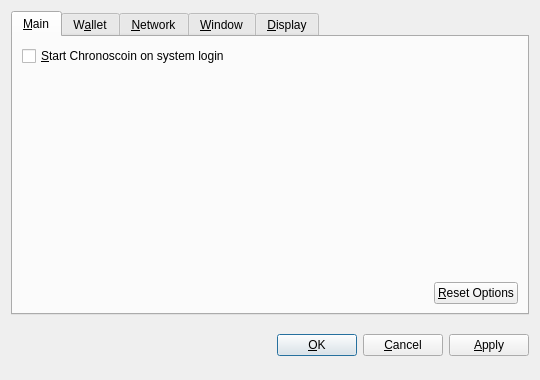
<?xml version="1.0" encoding="UTF-8"?>
<ui version="4.0">
 <class>OptionsDialog</class>
 <widget class="QDialog" name="OptionsDialog">
  <property name="geometry">
   <rect>
    <x>0</x>
    <y>0</y>
    <width>540</width>
    <height>380</height>
   </rect>
  </property>
  <property name="windowTitle">
   <string>Options</string>
  </property>
  <property name="modal">
   <bool>true</bool>
  </property>
  <layout class="QVBoxLayout" name="verticalLayout">
   <item>
    <widget class="QTabWidget" name="tabWidget">
     <property name="tabPosition">
      <enum>QTabWidget::North</enum>
     </property>
     <property name="currentIndex">
      <number>0</number>
     </property>
     <widget class="QWidget" name="tabMain">
      <attribute name="title">
       <string>&amp;Main</string>
      </attribute>
      <layout class="QVBoxLayout" name="verticalLayout_Main">
       <item>
        <widget class="QCheckBox" name="bitcoinAtStartup">
         <property name="toolTip">
          <string>Automatically start Chronoscoin after logging in to the system.</string>
         </property>
         <property name="text">
          <string>&amp;Start Chronoscoin on system login</string>
         </property>
        </widget>
       </item>
       <item>
        <spacer name="verticalSpacer_Main">
         <property name="orientation">
          <enum>Qt::Vertical</enum>
         </property>
         <property name="sizeHint" stdset="0">
          <size>
           <width>20</width>
           <height>40</height>
          </size>
         </property>
        </spacer>
       </item>
       <item>
        <layout class="QHBoxLayout" name="horizontalLayout_2_Main">
         <item>
          <spacer name="horizontalSpacer_2_Main">
           <property name="orientation">
            <enum>Qt::Horizontal</enum>
           </property>
           <property name="sizeHint" stdset="0">
            <size>
             <width>40</width>
             <height>20</height>
            </size>
           </property>
          </spacer>
         </item>
         <item>
          <widget class="QPushButton" name="resetButton">
           <property name="toolTip">
            <string>Reset all client options to default.</string>
           </property>
           <property name="text">
            <string>&amp;Reset Options</string>
           </property>
           <property name="autoDefault">
            <bool>false</bool>
           </property>
          </widget>
         </item>
        </layout>
       </item>
      </layout>
     </widget>
     <widget class="QWidget" name="tabWallet">
      <attribute name="title">
       <string>W&amp;allet</string>
      </attribute>
      <layout class="QVBoxLayout" name="verticalLayout_Network">
       <item>
        <widget class="QLabel" name="transactionFeeInfoLabel">
         <property name="text">
          <string>Optional transaction fee per kB that helps make sure your transactions are processed quickly. Most transactions are 1 kB.</string>
         </property>
         <property name="textFormat">
          <enum>Qt::PlainText</enum>
         </property>
         <property name="wordWrap">
          <bool>true</bool>
         </property>
        </widget>
       </item>
       <item>
        <layout class="QHBoxLayout" name="horizontalLayout_1_Main">
         <item>
          <widget class="QLabel" name="transactionFeeLabel">
           <property name="text">
            <string>Pay transaction &amp;fee</string>
           </property>
           <property name="textFormat">
            <enum>Qt::PlainText</enum>
           </property>
           <property name="buddy">
            <cstring>transactionFee</cstring>
           </property>
          </widget>
         </item>
         <item>
          <widget class="BitcoinAmountField" name="transactionFee"/>
         </item>
         <item>
          <spacer name="horizontalSpacer_1_Main">
           <property name="orientation">
            <enum>Qt::Horizontal</enum>
           </property>
           <property name="sizeHint" stdset="0">
            <size>
             <width>40</width>
             <height>20</height>
            </size>
           </property>
          </spacer>
         </item>
        </layout>
       </item>
       <item>
        <widget class="QLabel" name="label">
         <property name="text">
          <string>If you disable the spending of unconfirmed change, the change from a transaction cannot be used until that transaction has at least one confirmation. This also affects how your balance is computed.</string>
         </property>
         <property name="wordWrap">
          <bool>true</bool>
         </property>
        </widget>
       </item>
       <item>
        <widget class="QCheckBox" name="spendZeroConfChange">
         <property name="text">
          <string>Spend unconfirmed change  (experts only)</string>
         </property>
        </widget>
       </item>
       <item>
        <spacer name="verticalSpacer">
         <property name="orientation">
          <enum>Qt::Vertical</enum>
         </property>
         <property name="sizeHint" stdset="0">
          <size>
           <width>20</width>
           <height>40</height>
          </size>
         </property>
        </spacer>
       </item>
      </layout>
     </widget>
     <widget class="QWidget" name="tabNetwork">
      <attribute name="title">
       <string>&amp;Network</string>
      </attribute>
      <layout class="QVBoxLayout" name="verticalLayout_Network">
       <item>
        <widget class="QCheckBox" name="mapPortUpnp">
         <property name="toolTip">
          <string>Automatically open the Chronoscoin client port on the router. This only works when your router supports UPnP and it is enabled.</string>
         </property>
         <property name="text">
          <string>Map port using &amp;UPnP</string>
         </property>
        </widget>
       </item>
       <item>
        <widget class="QCheckBox" name="connectSocks">
         <property name="toolTip">
          <string>Connect to the Chronoscoin network through a SOCKS proxy (e.g. when connecting through Tor).</string>
         </property>
         <property name="text">
          <string>&amp;Connect through SOCKS proxy:</string>
         </property>
        </widget>
       </item>
       <item>
        <layout class="QHBoxLayout" name="horizontalLayout_Network">
         <item>
          <widget class="QLabel" name="proxyIpLabel">
           <property name="text">
            <string>Proxy &amp;IP:</string>
           </property>
           <property name="textFormat">
            <enum>Qt::PlainText</enum>
           </property>
           <property name="buddy">
            <cstring>proxyIp</cstring>
           </property>
          </widget>
         </item>
         <item>
          <widget class="QValidatedLineEdit" name="proxyIp">
           <property name="maximumSize">
            <size>
             <width>140</width>
             <height>16777215</height>
            </size>
           </property>
           <property name="toolTip">
            <string>IP address of the proxy (e.g. 127.0.0.1)</string>
           </property>
          </widget>
         </item>
         <item>
          <widget class="QLabel" name="proxyPortLabel">
           <property name="text">
            <string>&amp;Port:</string>
           </property>
           <property name="textFormat">
            <enum>Qt::PlainText</enum>
           </property>
           <property name="buddy">
            <cstring>proxyPort</cstring>
           </property>
          </widget>
         </item>
         <item>
          <widget class="QLineEdit" name="proxyPort">
           <property name="maximumSize">
            <size>
             <width>55</width>
             <height>16777215</height>
            </size>
           </property>
           <property name="toolTip">
            <string>Port of the proxy (e.g. 9050)</string>
           </property>
          </widget>
         </item>
         <item>
          <widget class="QLabel" name="socksVersionLabel">
           <property name="text">
            <string>SOCKS &amp;Version:</string>
           </property>
           <property name="textFormat">
            <enum>Qt::PlainText</enum>
           </property>
           <property name="buddy">
            <cstring>socksVersion</cstring>
           </property>
          </widget>
         </item>
         <item>
          <widget class="QValueComboBox" name="socksVersion">
           <property name="toolTip">
            <string>SOCKS version of the proxy (e.g. 5)</string>
           </property>
          </widget>
         </item>
         <item>
          <spacer name="horizontalSpacer_Network">
           <property name="orientation">
            <enum>Qt::Horizontal</enum>
           </property>
           <property name="sizeHint" stdset="0">
            <size>
             <width>40</width>
             <height>20</height>
            </size>
           </property>
          </spacer>
         </item>
        </layout>
       </item>
       <item>
        <spacer name="verticalSpacer_Network">
         <property name="orientation">
          <enum>Qt::Vertical</enum>
         </property>
         <property name="sizeHint" stdset="0">
          <size>
           <width>20</width>
           <height>40</height>
          </size>
         </property>
        </spacer>
       </item>
      </layout>
     </widget>
     <widget class="QWidget" name="tabWindow">
      <attribute name="title">
       <string>&amp;Window</string>
      </attribute>
      <layout class="QVBoxLayout" name="verticalLayout_Window">
       <item>
        <widget class="QCheckBox" name="minimizeToTray">
         <property name="toolTip">
          <string>Show only a tray icon after minimizing the window.</string>
         </property>
         <property name="text">
          <string>&amp;Minimize to the tray instead of the taskbar</string>
         </property>
        </widget>
       </item>
       <item>
        <widget class="QCheckBox" name="minimizeOnClose">
         <property name="toolTip">
          <string>Minimize instead of exit the application when the window is closed. When this option is enabled, the application will be closed only after selecting Quit in the menu.</string>
         </property>
         <property name="text">
          <string>M&amp;inimize on close</string>
         </property>
        </widget>
       </item>
       <item>
        <spacer name="verticalSpacer_Window">
         <property name="orientation">
          <enum>Qt::Vertical</enum>
         </property>
         <property name="sizeHint" stdset="0">
          <size>
           <width>20</width>
           <height>40</height>
          </size>
         </property>
        </spacer>
       </item>
      </layout>
     </widget>
     <widget class="QWidget" name="tabDisplay">
      <attribute name="title">
       <string>&amp;Display</string>
      </attribute>
      <layout class="QVBoxLayout" name="verticalLayout_Display">
       <item>
        <layout class="QHBoxLayout" name="horizontalLayout_1_Display">
         <item>
          <widget class="QLabel" name="langLabel">
           <property name="text">
            <string>User Interface &amp;language:</string>
           </property>
           <property name="textFormat">
            <enum>Qt::PlainText</enum>
           </property>
           <property name="buddy">
            <cstring>lang</cstring>
           </property>
          </widget>
         </item>
         <item>
          <widget class="QValueComboBox" name="lang">
           <property name="toolTip">
            <string>The user interface language can be set here. This setting will take effect after restarting Chronoscoin.</string>
           </property>
          </widget>
         </item>
        </layout>
       </item>
       <item>
        <layout class="QHBoxLayout" name="horizontalLayout_2_Display">
         <item>
          <widget class="QLabel" name="unitLabel">
           <property name="text">
            <string>&amp;Unit to show amounts in:</string>
           </property>
           <property name="textFormat">
            <enum>Qt::PlainText</enum>
           </property>
           <property name="buddy">
            <cstring>unit</cstring>
           </property>
          </widget>
         </item>
         <item>
          <widget class="QValueComboBox" name="unit">
           <property name="toolTip">
            <string>Choose the default subdivision unit to show in the interface and when sending coins.</string>
           </property>
          </widget>
         </item>
        </layout>
       </item>
       <item>
        <widget class="QCheckBox" name="displayAddresses">
         <property name="toolTip">
          <string>Whether to show Chronoscoin addresses in the transaction list or not.</string>
         </property>
         <property name="text">
          <string>&amp;Display addresses in transaction list</string>
         </property>
        </widget>
       </item>
       <item>
        <widget class="QCheckBox" name="coinControlFeatures">
         <property name="toolTip">
          <string>Whether to show coin control features or not.</string>
         </property>
         <property name="text">
          <string>Display coin &amp;control features (experts only!)</string>
         </property>
        </widget>
       </item>
       <item>
        <spacer name="verticalSpacer_Display">
         <property name="orientation">
          <enum>Qt::Vertical</enum>
         </property>
         <property name="sizeHint" stdset="0">
          <size>
           <width>20</width>
           <height>40</height>
          </size>
         </property>
        </spacer>
       </item>
      </layout>
     </widget>
    </widget>
   </item>
   <item>
    <layout class="QHBoxLayout" name="horizontalLayout_Buttons">
     <item>
      <spacer name="horizontalSpacer_1">
       <property name="orientation">
        <enum>Qt::Horizontal</enum>
       </property>
       <property name="sizeHint" stdset="0">
        <size>
         <width>40</width>
         <height>48</height>
        </size>
       </property>
      </spacer>
     </item>
     <item>
      <widget class="QLabel" name="statusLabel">
       <property name="font">
        <font>
         <weight>75</weight>
         <bold>true</bold>
        </font>
       </property>
       <property name="text">
        <string/>
       </property>
       <property name="textFormat">
        <enum>Qt::PlainText</enum>
       </property>
       <property name="wordWrap">
        <bool>true</bool>
       </property>
      </widget>
     </item>
     <item>
      <spacer name="horizontalSpacer_2">
       <property name="orientation">
        <enum>Qt::Horizontal</enum>
       </property>
       <property name="sizeHint" stdset="0">
        <size>
         <width>40</width>
         <height>48</height>
        </size>
       </property>
      </spacer>
     </item>
     <item>
      <widget class="QPushButton" name="okButton">
       <property name="text">
        <string>&amp;OK</string>
       </property>
      </widget>
     </item>
     <item>
      <widget class="QPushButton" name="cancelButton">
       <property name="text">
        <string>&amp;Cancel</string>
       </property>
       <property name="autoDefault">
        <bool>false</bool>
       </property>
      </widget>
     </item>
     <item>
      <widget class="QPushButton" name="applyButton">
       <property name="text">
        <string>&amp;Apply</string>
       </property>
       <property name="autoDefault">
        <bool>false</bool>
       </property>
      </widget>
     </item>
    </layout>
   </item>
  </layout>
 </widget>
 <customwidgets>
  <customwidget>
   <class>BitcoinAmountField</class>
   <extends>QSpinBox</extends>
   <header>bitcoinamountfield.h</header>
  </customwidget>
  <customwidget>
   <class>QValueComboBox</class>
   <extends>QComboBox</extends>
   <header>qvaluecombobox.h</header>
  </customwidget>
  <customwidget>
   <class>QValidatedLineEdit</class>
   <extends>QLineEdit</extends>
   <header>qvalidatedlineedit.h</header>
  </customwidget>
 </customwidgets>
 <resources/>
 <connections/>
</ui>
